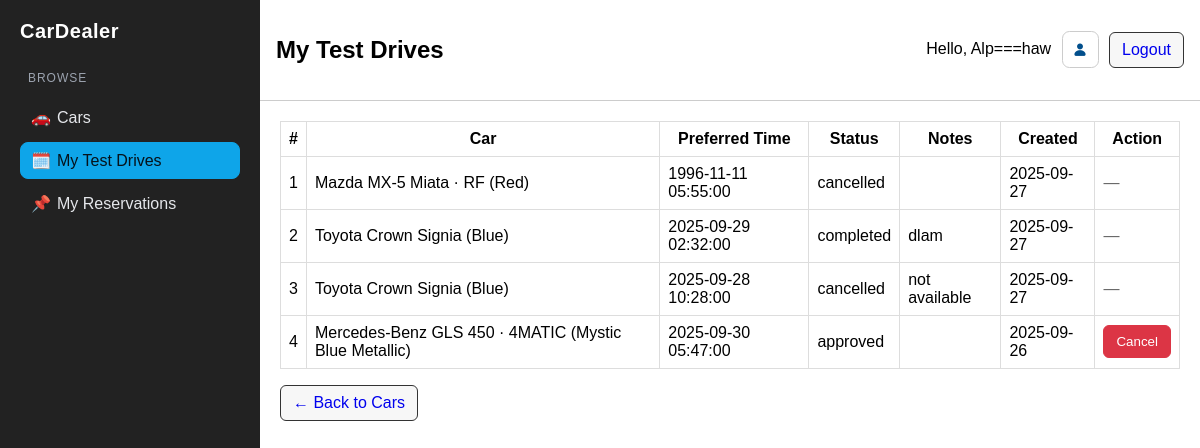
Page /index.php?route=testdrives/my (signed in) on the committed database.
### tables this page shows
CREATE TABLE IF NOT EXISTS `test_drives`(
  `id` int(11) NOT NULL,
  `customer_id` int(11) NOT NULL,
  `unit_id` int(11) NOT NULL,
  `preferred_datetime` datetime NOT NULL,
  `status` varchar(20) NOT NULL DEFAULT 'pending',
  `notes` varchar(255) DEFAULT NULL,
  `created_at` timestamp NOT NULL DEFAULT current_timestamp()
);

CREATE TABLE IF NOT EXISTS `car_units`(
  `id` int(11) NOT NULL,
  `brand` varchar(50) NOT NULL,
  `model` varchar(50) NOT NULL,
  `variant` varchar(50) DEFAULT NULL,
  `year` smallint(6) DEFAULT NULL,
  `color` varchar(30) DEFAULT NULL,
  `fuel_type` enum('Petrol','Diesel','Hybrid','Electric') NOT NULL,
  `transmission` enum('Manual','Automatic') NOT NULL,
  `engine_cc` int(11) DEFAULT NULL,
  `power_hp` smallint(6) DEFAULT NULL,
  `mileage_kmpl` decimal(5,2) DEFAULT NULL,
  `seats` tinyint(4) DEFAULT NULL,
  `airbags` tinyint(4) DEFAULT NULL,
  `vin` varchar(50) DEFAULT NULL,
  `status` enum('in_stock','reserved','sold') DEFAULT 'in_stock',
  `asking_price` decimal(12,2) NOT NULL
);

### app/controllers/TestDriveController.php (called while the page is built, shortened)
<?php
require_once __DIR__ . "/../models/TestDrive.php";
class TestDriveController {
    private $model;
    public function __construct($conn) {
        $this->model = new TestDrive($conn);
    }
    public function myList(){
        $customerId = (int)$_SESSION['customer_id'];
        $rows = $this->model->listByCustomer($customerId);
        include __DIR__ . "/../views/testdrives/my.php";
    }
}

### app/models/TestDrive.php (called while the page is built, shortened)
<?php
class TestDrive {
    private $conn;
    public function __construct($conn){ $this->conn = $conn; }
    public function listByCustomer($customerId){
        $stmt = $this->conn->prepare(
            "SELECT td.*, u.brand, u.model, u.variant, u.color
             FROM test_drives td
             JOIN car_units u ON td.unit_id=u.id
             WHERE td.customer_id=?
             ORDER BY td.created_at DESC"
        );
        $stmt->bind_param("i",$customerId);
        $stmt->execute();
        return $stmt->get_result();
    }
}

### app/views/testdrives/my.php (the view, shortened to what this page needs)
<!doctype html>
<html lang="en">
<head>
<link rel="stylesheet" href="assets/css/app.css">
</head>
<body>
<div class="container">
  <aside class="sidebar"><?php include __DIR__."/../partials/sidebar.php"; ?></aside>
  <main class="main">
    <header class="header">
      <h2>My Test Drives</h2>
      <div>
        <?php if (!empty($_SESSION['customer_id'])): ?>
            Hello, <?= htmlspecialchars($_SESSION['customer_name'] ?? 'Customer') ?>
            <a href="index.php?route=customer/profile" title="Edit profile"
              style="display:inline-flex;align-items:center;justify-content:center;
            width:35px;height:35px;margin:0 6px;vertical-align:middle;
            border:1px solid #ccc;border-radius:20%;background:#fff;padding:0;">
              <img src="assets/img/profile.png" alt="Profile" style="width:16px;height:16px;display:block;">
            </a>
            <a class="btn" href="index.php?route=customer/logout" style="vertical-align:middle">Logout</a>
          <?php else: ?>
            <a class="btn" href="index.php?route=customer/login">Customer Login</a>
            <a class="btn" href="index.php?route=customer/register">Register</a>
          <?php endif; ?>
      </div>
    </header>
    <div class="content">
      <table class="table">
        <thead>
          <tr>
            <th>#</th><th>Car</th><th>Preferred Time</th><th>Status</th><th>Notes</th><th>Created</th><th>Action</th>
          </tr>
        </thead>
        <tbody>
          <?php $i=1; while($r = $rows->fetch_assoc()): ?>
            <tr>
              <td><?= $i++ ?></td>
              <td><?= htmlspecialchars($r['brand'].' '.$r['model'].($r['variant']?' · '.$r['variant']:'')) ?> <?= $r['color'] ? ' ('.htmlspecialchars($r['color']).')' : '' ?></td>
              <td><?= htmlspecialchars($r['preferred_datetime']) ?></td>
              <td><?= htmlspecialchars($r['status']) ?></td>
              <td><?= htmlspecialchars($r['notes'] ?? '') ?></td>
              <td>
                <?php
                  $created = $r['created_at'] ?? '';
                  echo $created ? htmlspecialchars(date('Y-m-d', strtotime($created))) : '—';
                ?>
              </td>
              <td>
                <?php if (in_array($r['status'], ['pending','approved','confirmed'], true)): ?>
                  <form method="post" action="index.php?route=testdrives/cancel" onsubmit="return confirm('Cancel this test drive?');">
                    <button class="btn danger" type="submit">Cancel</button>
                  </form>
                <?php else: ?>
                  <span style="color:#666">—</span>
                <?php endif; ?>
              </td>
            </tr>
          <?php endwhile; ?>
        </tbody>
      </table>
      <p><a class="btn" href="index.php?route=cars">← Back to Cars</a></p>
    </div>
  </main>
</div>
</body>
</html>

### public/index.php (shortened to what this page needs)
<?php
require_once __DIR__ . "/../config.php";
$route = $_GET['route'] ?? 'cars';
switch ($route) {
    case 'testdrives/my':
        require_once __DIR__ . "/../app/controllers/TestDriveController.php";
        (new TestDriveController($conn))->myList();
        break;
}

### app/views/partials/sidebar.php
<?php
$currentRoute = $_GET['route'] ?? 'cars';
function navItem($route, $label, $icon = '•', $currentRoute = ''){
    $active = ($currentRoute === $route) ? 'active' : '';
    $href = "index.php?route=" . $route;
    return "<a class=\"nav-item $active\" href=\"$href\"><span class=\"icon\">$icon</span><span>$label</span></a>";
}
?>
<div class="sidebar-brand">CarDealer</div>
<div class="nav-section">
  <div class="nav-section-title">Browse</div>
  <?= navItem('cars', 'Cars', '🚗', $currentRoute) ?>
  <?php if (!empty($_SESSION['customer_id'])): ?>
    <?= navItem('testdrives/my', 'My Test Drives', '🗓️', $currentRoute) ?>
    <?= navItem('reservations/my', 'My Reservations', '📌', $currentRoute) ?>
  <?php endif; ?>
</div>

### public/assets/css/app.css (style rules this page uses)
.sidebar { width:220px; background:#111; color:#e5e7eb; padding:18px; display:flex; flex-direction:column; gap:14px; }
.sidebar-brand { font-weight:800; font-size:20px; letter-spacing:.5px; color:#fff; margin-bottom:4px; }
.nav-section { display:flex; flex-direction:column; gap:6px; }
.nav-section-title { font-size:12px; text-transform:uppercase; color:#9ca3af; letter-spacing:.08em; margin:6px 0 4px; padding:4px 8px; }
.nav-item { display:flex; align-items:center; gap:8px; color:#e5e7eb; text-decoration:none; padding:8px 10px; border-radius:8px; border:1px solid transparent; }
.nav-item.active { background:#0ea5e9; color:#06121a; border-color:#0ea5e9; }
.nav-item .icon { width:18px; text-align:center; filter:grayscale(.1); }

### app/views/testdrives/my.php (style rules this page uses)
body { margin:0; font-family:sans-serif; }
.container { display:flex; min-height:100vh; }
.sidebar { width:220px; background:#222; color:#fff; padding:20px; }
.main { flex:1; display:flex; flex-direction:column; }
.header { padding:16px; border-bottom:1px solid #ccc; display:flex; justify-content:space-between; align-items:center; }
.content { flex:1; padding:20px; }
.table { width:100%; border-collapse:collapse; }
.table th, .table td { border:1px solid #ddd; padding:8px; }
.btn { display:inline-block;padding:8px 12px;border:1px solid #333;border-radius:6px;background:#f7f7f7;text-decoration:none }
.btn.danger { background:#dc3545;color:#fff;border-color:#dc3545 }
form { display:inline }

### rows in the picture
test_drives: unit.variant "Mazda MX-5 Miata · RF", unit.color "Red", preferred_datetime "1996-11-11 05:55:00", status "cancelled", created_at "2025-09-27"
test_drives: unit.variant "Toyota Crown Signia", unit.color "Blue", preferred_datetime "2025-09-29 02:32:00", status "completed", notes "dlam", created_at "2025-09-27"
test_drives: unit.variant "Toyota Crown Signia", unit.color "Blue", preferred_datetime "2025-09-28 10:28:00", status "cancelled", notes "not available", created_at "2025-09-27"
test_drives: unit.variant "Mercedes-Benz GLS 450 · 4MATIC", unit.color "Mystic Blue Metallic", preferred_datetime "2025-09-30 05:47:00", status "approved", created_at "2025-09-26"

### other values in the picture
$icon "🚗 🗓️ 📌"
$label "Cars My Test Drives My Reservations"
$_SESSION['customer_name'] "Alp===haw"
